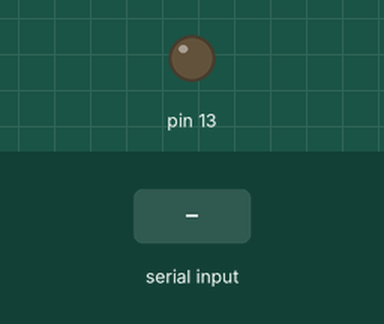
Simulated run of this sketch. Board: Arduino Uno, built with avr-gcc and run on an emulated ATmega328P. Shown: output pins drawn as LEDs (lit = HIGH). The inputs (shaded band) are chosen by the test bench. What the sketch prints to the serial monitor is not drawn.

Above: at 1.2 s.
1.3 s: "a" received over Serial
At 2.5 s:
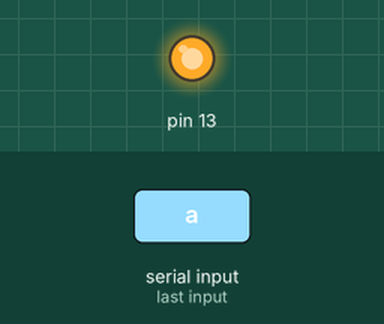
2.8 s: "b" received over Serial
At 3.6 s:
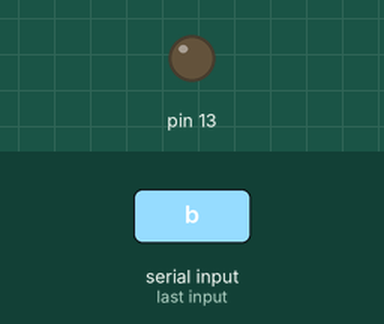
Timing chart, 0 to 5.8 s (numbered marks = the images above; inputs shaded):
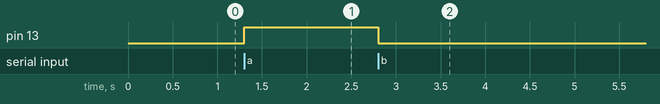

The sketch:

test3_py_connect.ino
```cpp
char cmd;

void setup() {

  // 시리얼 통신 시작 (boadrate: 9600)
  Serial.begin(9600);
  pinMode(13, OUTPUT);
}

void loop() {

  // 컴퓨터로부터 시리얼 통신이 전송되면, 한줄씩 읽어와서 cmd 변수에 입력
  if(Serial.available()){
    cmd = Serial.read();

    if(cmd=='a'){
      Serial.println("아두이노: a");
      digitalWrite(13, HIGH);
      delay(100);
    }
    else if(cmd=='b'){
      Serial.println("아두이노: b");
      digitalWrite(13, LOW);
      delay(100);
    }
  }
}
```

Measured:
- after the input at 1.3 s, pin 13: LOW → HIGH at once
- after the input at 2.8 s, pin 13: HIGH → LOW at once
